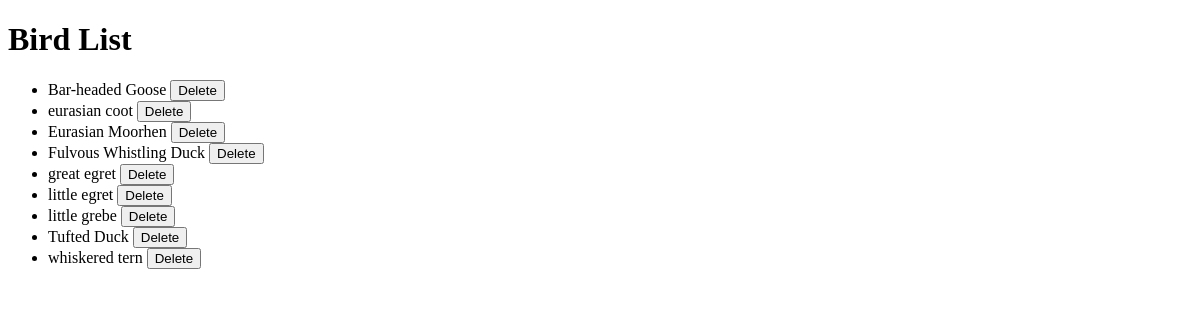
The app's page /birds/, older data.
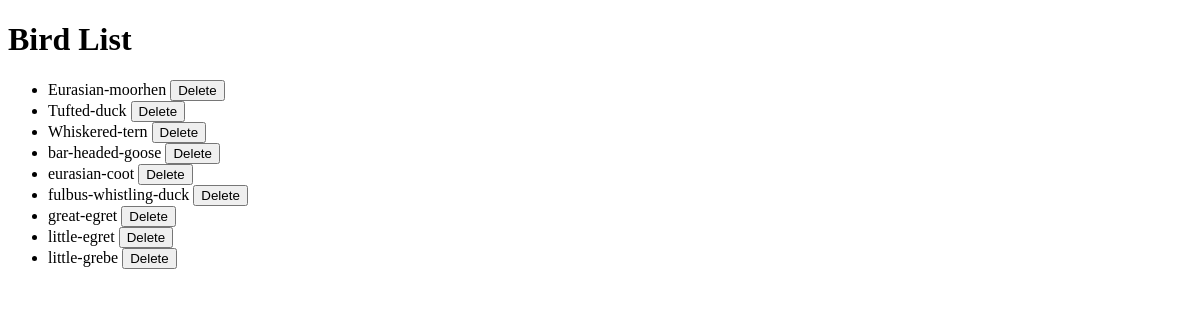
The same page, newer data.
### myapp/models.py (models this page shows, shortened)
class Bird(models.Model):
    name = models.CharField(max_length=255)
    scientific_name = models.CharField(max_length=255)
    description = models.TextField()
    population = models.CharField(max_length=100)
    class_index = models.IntegerField(unique=True)  # Corresponds to the model's output class index
    image = models.TextField(null=True, blank=True)  # <-- Changed to TextField

### myapp/views.py (the view)
# urls.py: path('birds/', views.bird_list, name='bird_list'),  # Page to list all birds
def bird_list(request):
    birds = Bird.objects.all()
    return render(request, 'bird_list.html', {'birds': birds})

### myapp/templates/bird_list.html (shortened to what this page needs)
<!DOCTYPE html>
<html>
<head>
</head>
<body>
    <h1>Bird List</h1>
    {% if birds %}
        <ul>
            {% for bird in birds %}
                <li>
                    {{ bird.name }}
                    <form action="{% url 'delete_bird' bird.id %}" method="post" style="display:inline;">
                        <button type="submit" onclick="return confirm('Are you sure you want to delete this bird?');">Delete</button>
                    </form>
                </li>
            {% endfor %}
        </ul>
    {% else %}
        <p>No birds available.</p>
    {% endif %}
</body>
</html>

Row changes from the older to the newer data that the page shows:
removed Bird: name "Bar-headed Goose"
removed Bird: name "eurasian coot"
removed Bird: name "Eurasian Moorhen"
removed Bird: name "Fulvous Whistling Duck"
removed Bird: name "great egret"
removed Bird: name "little egret"
removed Bird: name "little grebe"
removed Bird: name "Tufted Duck"
removed Bird: name "whiskered tern"
added Bird: name "Eurasian-moorhen"
added Bird: name "Tufted-duck"
added Bird: name "Whiskered-tern"
added Bird: name "bar-headed-goose"
added Bird: name "eurasian-coot"
added Bird: name "fulbus-whistling-duck"
added Bird: name "great-egret"
added Bird: name "little-egret"
added Bird: name "little-grebe"
